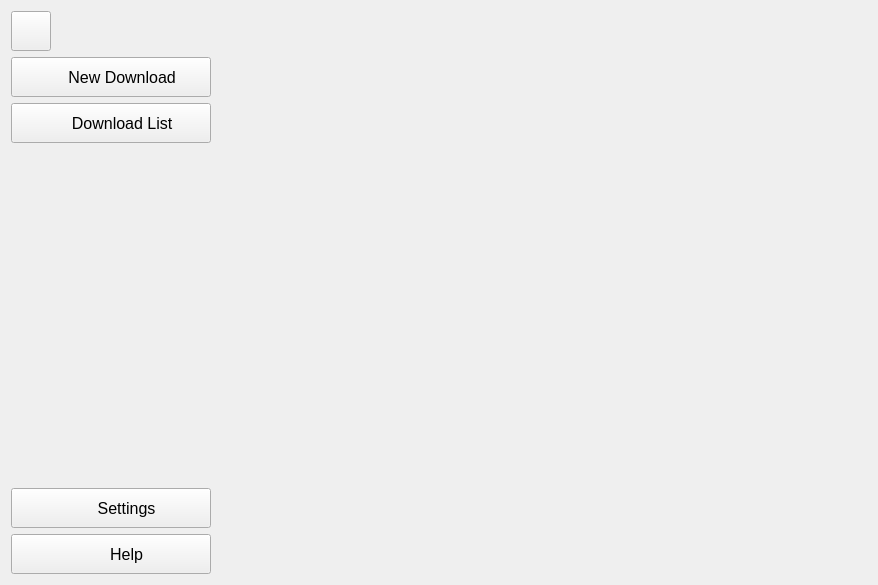
<?xml version="1.0" encoding="UTF-8"?>
<ui version="4.0">
 <class>MainWindow</class>
 <widget class="QWidget" name="MainWindow">
  <property name="geometry">
   <rect>
    <x>0</x>
    <y>0</y>
    <width>878</width>
    <height>585</height>
   </rect>
  </property>
  <property name="minimumSize">
   <size>
    <width>800</width>
    <height>200</height>
   </size>
  </property>
  <property name="windowTitle">
   <string>MainWindow</string>
  </property>
  <layout class="QHBoxLayout" name="horizontalLayout_2">
   <item>
    <layout class="QVBoxLayout" name="verticalLayout">
     <item>
      <layout class="QHBoxLayout" name="horizontalLayout">
       <item>
        <widget class="QToolButton" name="menuToolButton">
         <property name="minimumSize">
          <size>
           <width>40</width>
           <height>40</height>
          </size>
         </property>
         <property name="maximumSize">
          <size>
           <width>40</width>
           <height>40</height>
          </size>
         </property>
         <property name="text">
          <string/>
         </property>
         <property name="icon">
          <iconset resource="resources.qrc">
           <normaloff>:/MainWindow/Resources/icons/white/menu.svg</normaloff>:/MainWindow/Resources/icons/white/menu.svg</iconset>
         </property>
         <property name="iconSize">
          <size>
           <width>20</width>
           <height>20</height>
          </size>
         </property>
        </widget>
       </item>
       <item>
        <spacer name="horizontalSpacer">
         <property name="orientation">
          <enum>Qt::Orientation::Horizontal</enum>
         </property>
         <property name="sizeType">
          <enum>QSizePolicy::Policy::Preferred</enum>
         </property>
         <property name="sizeHint" stdset="0">
          <size>
           <width>160</width>
           <height>20</height>
          </size>
         </property>
        </spacer>
       </item>
      </layout>
     </item>
     <item>
      <widget class="QToolButton" name="newDownloadToolButton">
       <property name="minimumSize">
        <size>
         <width>200</width>
         <height>40</height>
        </size>
       </property>
       <property name="maximumSize">
        <size>
         <width>200</width>
         <height>40</height>
        </size>
       </property>
       <property name="font">
        <font>
         <pointsize>12</pointsize>
        </font>
       </property>
       <property name="text">
        <string>     New Download</string>
       </property>
       <property name="icon">
        <iconset resource="resources.qrc">
         <normaloff>:/MainWindow/Resources/icons/white/new.svg</normaloff>:/MainWindow/Resources/icons/white/new.svg</iconset>
       </property>
       <property name="iconSize">
        <size>
         <width>30</width>
         <height>30</height>
        </size>
       </property>
       <property name="checkable">
        <bool>false</bool>
       </property>
       <property name="checked">
        <bool>false</bool>
       </property>
       <property name="toolButtonStyle">
        <enum>Qt::ToolButtonStyle::ToolButtonTextBesideIcon</enum>
       </property>
      </widget>
     </item>
     <item>
      <widget class="QToolButton" name="downloadListToolButton">
       <property name="minimumSize">
        <size>
         <width>200</width>
         <height>40</height>
        </size>
       </property>
       <property name="maximumSize">
        <size>
         <width>200</width>
         <height>40</height>
        </size>
       </property>
       <property name="font">
        <font>
         <pointsize>12</pointsize>
        </font>
       </property>
       <property name="text">
        <string>     Download List</string>
       </property>
       <property name="icon">
        <iconset resource="resources.qrc">
         <normaloff>:/MainWindow/Resources/icons/white/downloadlist.svg</normaloff>:/MainWindow/Resources/icons/white/downloadlist.svg</iconset>
       </property>
       <property name="iconSize">
        <size>
         <width>30</width>
         <height>30</height>
        </size>
       </property>
       <property name="checkable">
        <bool>true</bool>
       </property>
       <property name="checked">
        <bool>false</bool>
       </property>
       <property name="toolButtonStyle">
        <enum>Qt::ToolButtonStyle::ToolButtonTextBesideIcon</enum>
       </property>
      </widget>
     </item>
     <item>
      <spacer name="verticalSpacer">
       <property name="orientation">
        <enum>Qt::Orientation::Vertical</enum>
       </property>
       <property name="sizeHint" stdset="0">
        <size>
         <width>20</width>
         <height>158</height>
        </size>
       </property>
      </spacer>
     </item>
     <item>
      <widget class="QToolButton" name="settingsToolButton">
       <property name="minimumSize">
        <size>
         <width>200</width>
         <height>40</height>
        </size>
       </property>
       <property name="maximumSize">
        <size>
         <width>200</width>
         <height>40</height>
        </size>
       </property>
       <property name="font">
        <font>
         <pointsize>12</pointsize>
        </font>
       </property>
       <property name="text">
        <string>       Settings</string>
       </property>
       <property name="icon">
        <iconset resource="resources.qrc">
         <normaloff>:/MainWindow/Resources/icons/white/settings.svg</normaloff>:/MainWindow/Resources/icons/white/settings.svg</iconset>
       </property>
       <property name="iconSize">
        <size>
         <width>30</width>
         <height>30</height>
        </size>
       </property>
       <property name="checkable">
        <bool>true</bool>
       </property>
       <property name="checked">
        <bool>false</bool>
       </property>
       <property name="toolButtonStyle">
        <enum>Qt::ToolButtonStyle::ToolButtonTextBesideIcon</enum>
       </property>
      </widget>
     </item>
     <item>
      <widget class="QToolButton" name="helpToolButton">
       <property name="minimumSize">
        <size>
         <width>200</width>
         <height>40</height>
        </size>
       </property>
       <property name="maximumSize">
        <size>
         <width>200</width>
         <height>40</height>
        </size>
       </property>
       <property name="font">
        <font>
         <pointsize>12</pointsize>
        </font>
       </property>
       <property name="text">
        <string>       Help</string>
       </property>
       <property name="icon">
        <iconset resource="resources.qrc">
         <normaloff>:/MainWindow/Resources/icons/white/help.svg</normaloff>:/MainWindow/Resources/icons/white/help.svg</iconset>
       </property>
       <property name="iconSize">
        <size>
         <width>30</width>
         <height>30</height>
        </size>
       </property>
       <property name="checkable">
        <bool>true</bool>
       </property>
       <property name="checked">
        <bool>false</bool>
       </property>
       <property name="toolButtonStyle">
        <enum>Qt::ToolButtonStyle::ToolButtonTextBesideIcon</enum>
       </property>
      </widget>
     </item>
    </layout>
   </item>
   <item>
    <widget class="QStackedWidget" name="stackedWidget">
     <property name="minimumSize">
      <size>
       <width>400</width>
       <height>571</height>
      </size>
     </property>
     <widget class="QWidget" name="page"/>
     <widget class="QWidget" name="page_2"/>
    </widget>
   </item>
  </layout>
 </widget>
 <resources>
  <include location="resources.qrc"/>
 </resources>
 <connections/>
</ui>
